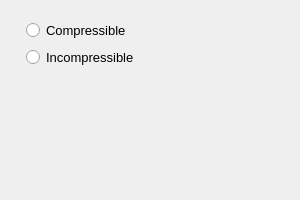
<?xml version="1.0" encoding="UTF-8"?>
<ui version="4.0">
 <class>FlowTypePage</class>
 <widget class="QWizardPage" name="FlowTypePage">
  <property name="geometry">
   <rect>
    <x>0</x>
    <y>0</y>
    <width>300</width>
    <height>200</height>
   </rect>
  </property>
  <property name="font">
   <font>
    <pointsize>10</pointsize>
   </font>
  </property>
  <property name="windowTitle">
   <string>WizardPage</string>
  </property>
  <property name="title">
   <string>FlowType</string>
  </property>
  <property name="subTitle">
   <string/>
  </property>
  <attribute name="pageId">
   <string notr="true"/>
  </attribute>
  <layout class="QVBoxLayout" name="verticalLayout_2">
   <item>
    <widget class="QWidget" name="widget" native="true">
     <layout class="QVBoxLayout" name="verticalLayout">
      <property name="leftMargin">
       <number>15</number>
      </property>
      <property name="rightMargin">
       <number>15</number>
      </property>
      <item>
       <widget class="QRadioButton" name="compressible">
        <property name="text">
         <string>Compressible</string>
        </property>
       </widget>
      </item>
      <item>
       <widget class="QRadioButton" name="incompressible">
        <property name="text">
         <string>Incompressible</string>
        </property>
       </widget>
      </item>
     </layout>
    </widget>
   </item>
   <item>
    <spacer name="verticalSpacer">
     <property name="orientation">
      <enum>Qt::Vertical</enum>
     </property>
     <property name="sizeHint" stdset="0">
      <size>
       <width>20</width>
       <height>40</height>
      </size>
     </property>
    </spacer>
   </item>
  </layout>
 </widget>
 <resources>
  <include location="../../resource.qrc"/>
 </resources>
 <connections/>
</ui>
